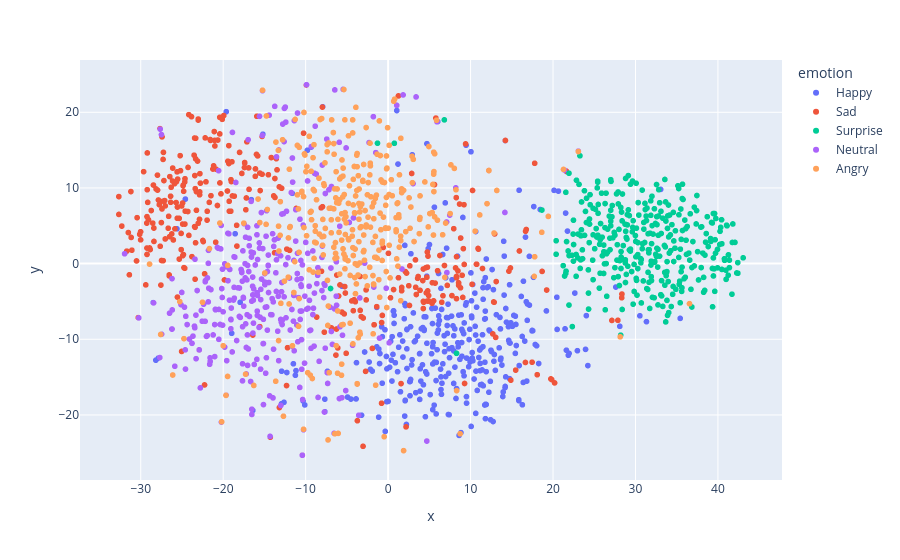

This figure's notebook cell:
### Code cell
# do tsne analysis on the embeddings to see if they cluster 
from sklearn.manifold import TSNE
tsne = TSNE(n_components=2)

emo_vecs_tsne = tsne.fit_transform(emo_vecs_np[:,0,:])

import pandas as pd

df = pd.DataFrame(emo_vecs_tsne, columns=['x', 'y'])

df['wav'] = [x[1] for x in emo_vecs]
df['emotion'] = df['wav'].apply(lambda x: x.split('/')[-2])



px.scatter(df, x='x', y='y', hover_data=['wav'], color='emotion')

### Figure 1 — Plotly figure (JSON) as saved in the notebook; plotly's stock layout.template omitted (floating-point values rounded to 4 significant figures; data arrays with more than 128 entries replaced by an {"elided": "..."} marker saying what was removed)
{"data": [{"customdata": {"elided": "350x1 str values"}, "hovertemplate": "emotion=Happy<br>x=%{x}<br>y=%{y}<br>wav=%{customdata[0]}<extra></extra>", "legendgroup": "Happy", "marker": {"color": "#636efa", "symbol": "circle"}, "mode": "markers", "name": "Happy", "showlegend": true, "type": "scattergl", "x": {"elided": "350 float values"}, "xaxis": "x", "y": {"elided": "350 float values"}, "yaxis": "y"}, {"customdata": {"elided": "350x1 str values"}, "hovertemplate": "emotion=Sad<br>x=%{x}<br>y=%{y}<br>wav=%{customdata[0]}<extra></extra>", "legendgroup": "Sad", "marker": {"color": "#EF553B", "symbol": "circle"}, "mode": "markers", "name": "Sad", "showlegend": true, "type": "scattergl", "x": {"elided": "350 float values"}, "xaxis": "x", "y": {"elided": "350 float values"}, "yaxis": "y"}, {"customdata": {"elided": "350x1 str values"}, "hovertemplate": "emotion=Surprise<br>x=%{x}<br>y=%{y}<br>wav=%{customdata[0]}<extra></extra>", "legendgroup": "Surprise", "marker": {"color": "#00cc96", "symbol": "circle"}, "mode": "markers", "name": "Surprise", "showlegend": true, "type": "scattergl", "x": {"elided": "350 float values"}, "xaxis": "x", "y": {"elided": "350 float values"}, "yaxis": "y"}, {"customdata": {"elided": "350x1 str values"}, "hovertemplate": "emotion=Neutral<br>x=%{x}<br>y=%{y}<br>wav=%{customdata[0]}<extra></extra>", "legendgroup": "Neutral", "marker": {"color": "#ab63fa", "symbol": "circle"}, "mode": "markers", "name": "Neutral", "showlegend": true, "type": "scattergl", "x": {"elided": "350 float values"}, "xaxis": "x", "y": {"elided": "350 float values"}, "yaxis": "y"}, {"customdata": {"elided": "350x1 str values"}, "hovertemplate": "emotion=Angry<br>x=%{x}<br>y=%{y}<br>wav=%{customdata[0]}<extra></extra>", "legendgroup": "Angry", "marker": {"color": "#FFA15A", "symbol": "circle"}, "mode": "markers", "name": "Angry", "showlegend": true, "type": "scattergl", "x": {"elided": "350 float values"}, "xaxis": "x", "y": {"elided": "350 float values"}, "yaxis": "y"}], "layout": {"legend": {"title": {"text": "emotion"}, "tracegroupgap": 0}, "margin": {"t": 60}, "xaxis": {"anchor": "y", "domain": [0, 1], "title": {"text": "x"}}, "yaxis": {"anchor": "x", "domain": [0, 1], "title": {"text": "y"}}}}
